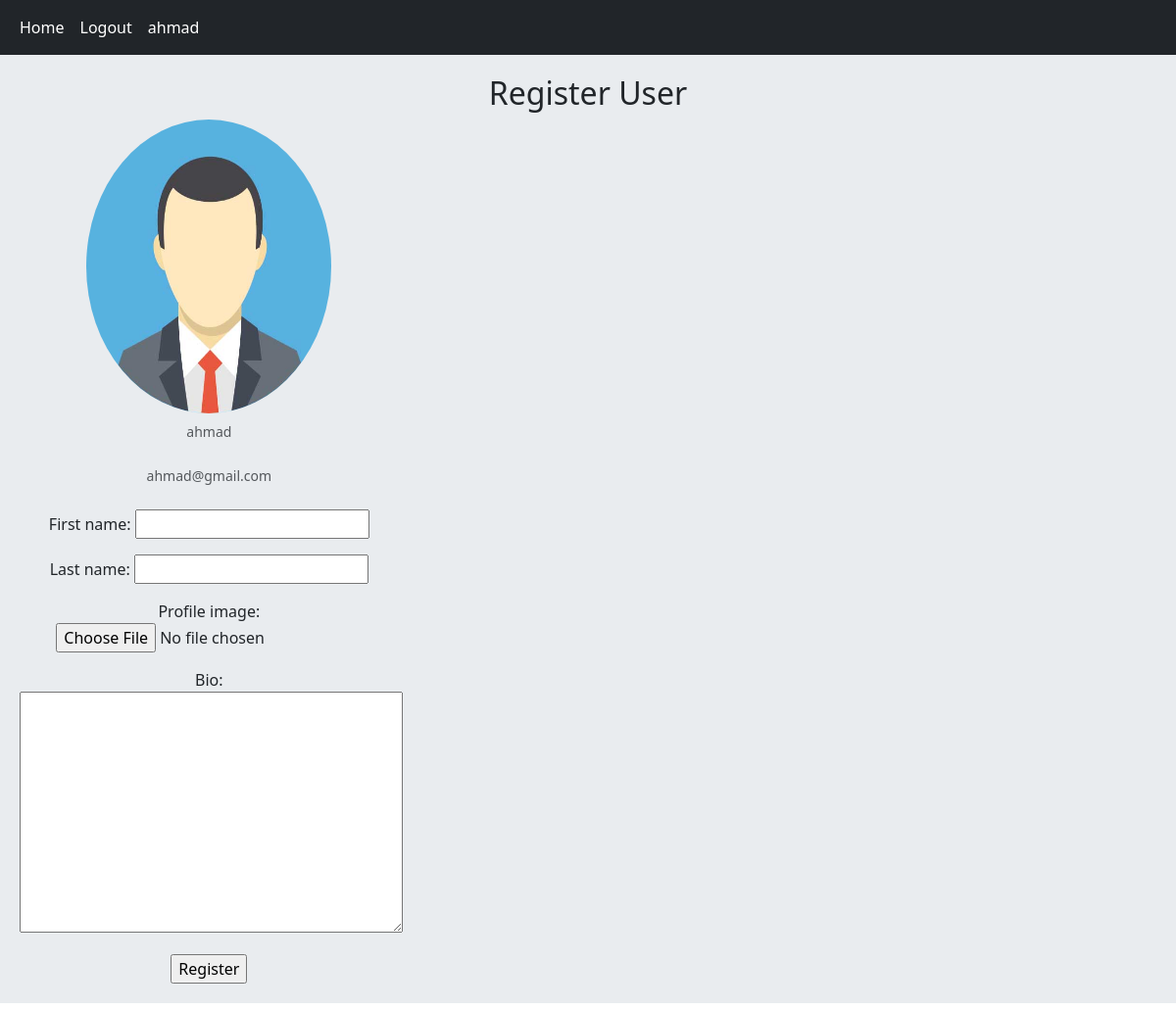
Screenshot of /account/profile/2/ (signed in) with the database file from the repository.
### account/models.py (models this page shows, shortened)
class Account(AbstractUser):
    email = models.EmailField(max_length=60, unique=True)
    username = models.CharField(max_length=30, unique=True)
    date_joined = models.DateTimeField(auto_now_add=True)
    last_login = models.DateTimeField(auto_now=True)
    is_admin = models.BooleanField(default=False)
    is_active = models.BooleanField(default=True)
    is_staff = models.BooleanField(default=False)
    is_superuser = models.BooleanField(default=False)
    profile_image = models.ImageField(max_length=255, upload_to=get_profile_image_filepath, null=True, blank=True,
                                      default=get_default_profile_image)
    bio = models.TextField(blank=True)
    USERNAME_FIELD = 'username'
    REQUIRED_FIELDS = ['email']
    objects = MyAccountManager()

### account/views.py (the view, shortened to what this page needs)
# urls.py: path('profile/<int:user_id>/',views.UserProfileView.as_view(), name='user_profile'),
class UserProfileView(LoginRequiredMixin, View):
    form_class = UserProfileForm
    template_name = 'account/profile.html'
    def get(self, request, user_id, dic={}):
        account = Account.objects.get(pk=user_id)
        form = self.form_class(
            initial={
                'id': account.id,
                'first_name': account.first_name,
                'last_name': account.last_name,
                'bio':account.bio,
                'profile_image': account.profile_image
            }
        )
        dic['form'] = form
        dic['user'] = account
        dic['DATA_UPLOAD_MAX_MEMORY_SIZE'] = settings.DATA_UPLOAD_MAX_MEMORY_SIZE
        return render(request, 'account/profile.html', dic)

### account/forms.py (shortened to what this page needs)
class UserProfileForm(forms.ModelForm):
    profile_image = forms.ImageField(widget=forms.FileInput)
    class Meta:
        model = Account
        fields = ('first_name', 'last_name', 'profile_image', 'bio')

### account/models.py (called while the page is built)
def get_default_profile_image():
    return 'profile/profile_default/default_profile_image.png'

### account/templates/account/profile.html (shortened to what this page needs)
{% extends 'base.html' %}
{% block content %}
{% load static %}
<div class="card-body text-left">
  <div class="card-body text-lg-center">
    <h2>Register User</h2>
  </div>
</div>
    <div class="card-body text-center">
        <form action="" method="post" class="col-md-4" novalidate>
          <img
             class="img-account-profile rounded-circle mb-2"
             src="{{ user.profile_image.url }}"
             alt=""
             width="250"
             height="300">
          <div class="small font-italic text-muted mb-4">{{ user }}</div>
          <div class="small font-italic text-muted mb-4">{{ user.email }}</div>
          {{ form.as_p }}
          <input type="submit" value="Register">
        </form>
    </div>
{% endblock %}

### templates/inc/navbar.html
<nav class="navbar navbar-expand-lg navbar-dark bg-dark">
  <div class="container-fluid">
    <div class="navbar-nav">
      <a class="nav-link active"  href="{% url 'home:home' %}">Home</a>
      {% if request.user.is_authenticated %}
        <a class="nav-link active"  href="{% url 'account:user_logout' %}">Logout</a>
        <a class="nav-link active"  href="{% url 'account:user_profile' user.id %}">{{user}}</a>
      {% else %}
        <a class="nav-link active"  href="{% url 'account:user_register' %}">Register</a>
        <a class="nav-link active"  href="{% url 'account:user_login' %}">Login</a>
      {% endif %}
    </div>
  </div>
</nav>

### rows the page displays
Account: username "ahmad", profile_image (placeholder picture), email "ahmad@gmail.com"
